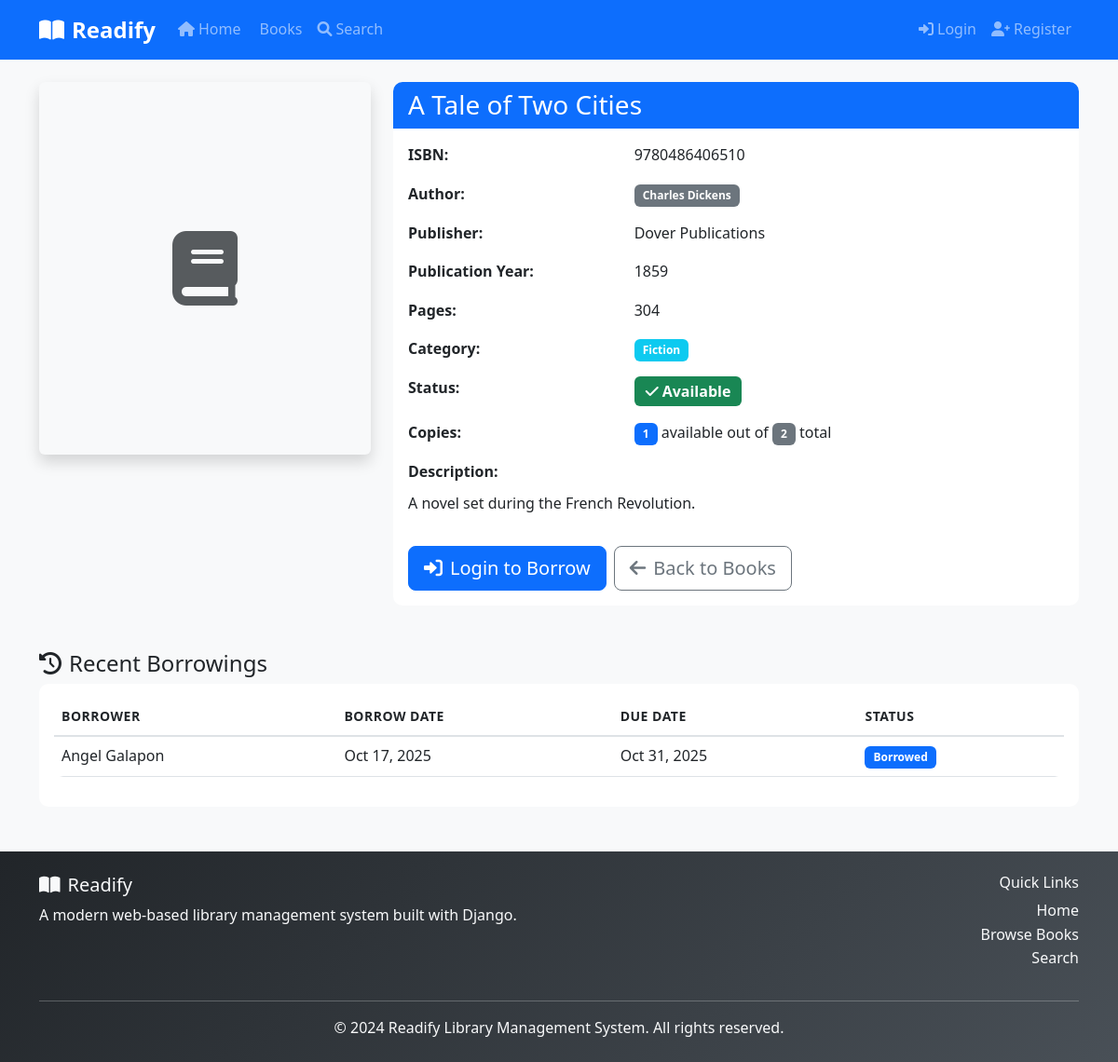
The page /books/6/ on the database its author committed.
### library/models.py (models this page shows, shortened)
class Book(models.Model):
    STATUS_CHOICES = [
        ('available', 'Available'),
        ('borrowed', 'Borrowed'),
        ('reserved', 'Reserved'),
        ('maintenance', 'Under Maintenance'),
    ]
    title = models.CharField(max_length=200)
    isbn = models.CharField(max_length=13, unique=True, help_text="13-character ISBN")
    authors = models.ManyToManyField(Author, related_name='books')
    category = models.ForeignKey(Category, on_delete=models.CASCADE, related_name='books')
    publisher = models.CharField(max_length=200)
    publication_year = models.IntegerField(
        validators=[MinValueValidator(1000), MaxValueValidator(2024)]
    )
    pages = models.IntegerField(validators=[MinValueValidator(1)])
    description = models.TextField(blank=True)
    cover_image = models.ImageField(upload_to='book_covers/', blank=True, null=True)
    status = models.CharField(max_length=20, choices=STATUS_CHOICES, default='available')
    total_copies = models.IntegerField(default=1, validators=[MinValueValidator(1)])
    available_copies = models.IntegerField(default=1, validators=[MinValueValidator(0)])
    price = models.DecimalField(max_digits=10, decimal_places=2, null=True, blank=True)
    created_at = models.DateTimeField(auto_now_add=True)
    updated_at = models.DateTimeField(auto_now=True)
    class Meta:
        ordering = ['title']
    @property
    def is_available(self):
        return self.available_copies > 0 and self.status == 'available'

class Author(models.Model):
    first_name = models.CharField(max_length=100)
    last_name = models.CharField(max_length=100)
    bio = models.TextField(blank=True)
    birth_date = models.DateField(null=True, blank=True)
    created_at = models.DateTimeField(auto_now_add=True)
    class Meta:
        ordering = ['last_name', 'first_name']
    @property
    def full_name(self):
        return f"{self.first_name} {self.last_name}"

class Category(models.Model):
    name = models.CharField(max_length=100, unique=True)
    description = models.TextField(blank=True)
    created_at = models.DateTimeField(auto_now_add=True)
    class Meta:
        verbose_name_plural = "Categories"

class Borrowing(models.Model):
    borrower = models.ForeignKey(Borrower, on_delete=models.CASCADE, related_name='borrowings')
    book = models.ForeignKey(Book, on_delete=models.CASCADE, related_name='borrowings')
    borrow_date = models.DateTimeField(auto_now_add=True)
    due_date = models.DateTimeField()
    return_date = models.DateTimeField(null=True, blank=True)
    status = models.CharField(
        max_length=20,
        choices=[
            ('borrowed', 'Borrowed'),
            ('returned', 'Returned'),
            ('overdue', 'Overdue'),
        ],
        default='borrowed'
    )
    notes = models.TextField(blank=True)
    class Meta:
        ordering = ['-borrow_date']
        unique_together = ['borrower', 'book', 'borrow_date']

class Borrower(models.Model):
    user = models.OneToOneField(User, on_delete=models.CASCADE, related_name='borrower')
    library_id = models.CharField(max_length=20, unique=True)
    phone = models.CharField(max_length=15, blank=True)
    address = models.TextField(blank=True)
    date_of_birth = models.DateField(null=True, blank=True)
    membership_date = models.DateTimeField(auto_now_add=True)
    is_active = models.BooleanField(default=True)
    max_books_allowed = models.IntegerField(default=5, validators=[MinValueValidator(1)])
    class Meta:
        ordering = ['user__last_name', 'user__first_name']
    @property
    def full_name(self):
        return self.user.get_full_name() or self.user.username

### library/views.py (the view, shortened to what this page needs)
# urls.py: path('books/<int:pk>/', views.BookDetailView.as_view(), name='book_detail'),
class BookDetailView(DetailView):
    model = Book
    template_name = 'library/book_detail.html'
    context_object_name = 'book'
    def get_context_data(self, **kwargs):
        context = super().get_context_data(**kwargs)
        book = self.get_object()
        can_borrow = False
        context.update({
            'can_borrow': can_borrow,
            'recent_borrowings': book.borrowings.order_by('-borrow_date')[:5],
            'has_reservation': False,
        })
        return context

### templates/library/book_detail.html (shortened to what this page needs)
{% extends 'base.html' %}
{% load static %}
{% block content %}
<div class="container mt-4">
    <div class="row">
        <div class="col-md-4">
            {% if book.cover_image %}
                <img src="{{ book.cover_image.url }}" class="img-fluid rounded shadow" alt="{{ book.title }}">
            {% else %}
                <div class="bg-light rounded shadow d-flex align-items-center justify-content-center" style="height: 400px;">
                    <i class="fas fa-book fa-5x text-muted"></i>
                </div>
            {% endif %}
        </div>
        <div class="col-md-8">
            <div class="card">
                <div class="card-header bg-primary text-white">
                    <h3 class="mb-0">{{ book.title }}</h3>
                </div>
                <div class="card-body">
                    <div class="row mb-3">
                        <div class="col-sm-4"><strong>ISBN:</strong></div>
                        <div class="col-sm-8">{{ book.isbn }}</div>
                    </div>
                    <div class="row mb-3">
                        <div class="col-sm-4"><strong>Author{{ book.authors.count|pluralize }}:</strong></div>
                        <div class="col-sm-8">
                            {% for author in book.authors.all %}
                                <span class="badge bg-secondary me-1">{{ author.full_name }}</span>
                            {% endfor %}
                        </div>
                    </div>
                    <div class="row mb-3">
                        <div class="col-sm-4"><strong>Publisher:</strong></div>
                        <div class="col-sm-8">{{ book.publisher }}</div>
                    </div>
                    <div class="row mb-3">
                        <div class="col-sm-4"><strong>Publication Year:</strong></div>
                        <div class="col-sm-8">{{ book.publication_year }}</div>
                    </div>
                    <div class="row mb-3">
                        <div class="col-sm-4"><strong>Pages:</strong></div>
                        <div class="col-sm-8">{{ book.pages }}</div>
                    </div>
                    <div class="row mb-3">
                        <div class="col-sm-4"><strong>Category:</strong></div>
                        <div class="col-sm-8">
                            <span class="badge bg-info">{{ book.category.name }}</span>
                        </div>
                    </div>
                    <div class="row mb-3">
                        <div class="col-sm-4"><strong>Status:</strong></div>
                        <div class="col-sm-8">
                            <span class="badge bg-{% if book.is_available %}success{% else %}secondary{% endif %} fs-6">
                                {% if book.is_available %}
                                    <i class="fas fa-check me-1"></i>Available
                                {% else %}
                                    <i class="fas fa-times me-1"></i>Unavailable
                                {% endif %}
                            </span>
                        </div>
                    </div>
                    <div class="row mb-3">
                        <div class="col-sm-4"><strong>Copies:</strong></div>
                        <div class="col-sm-8">
                            <span class="badge bg-primary">{{ book.available_copies }}</span> available out of
                            <span class="badge bg-secondary">{{ book.total_copies }}</span> total
                        </div>
                    </div>
                    {% if book.description %}
                    <div class="row mb-3">
                        <div class="col-12">
                            <strong>Description:</strong>
                            <p class="mt-2">{{ book.description }}</p>
                        </div>
                    </div>
                    {% endif %}
                    <div class="row">
                        <div class="col-12">
                            <div class="d-grid gap-2 d-md-flex">
                                {% if user.is_authenticated %}
                                    {% if can_borrow %}
                                        <a href="{% url 'library:borrow_book' book.id %}" class="btn btn-success btn-lg">
                                            <i class="fas fa-book-reader me-2"></i>Borrow Book
                                        </a>
                                    {% elif not book.is_available %}
                                        <button class="btn btn-secondary btn-lg" disabled>
                                            <i class="fas fa-times me-2"></i>Not Available
                                        </button>
                                    {% else %}
                                        <button class="btn btn-warning btn-lg" disabled>
                                            <i class="fas fa-exclamation-triangle me-2"></i>Borrowing Limit Reached
                                        </button>
                                    {% endif %}
                                    {% if not has_reservation and book.is_available %}
                                        <a href="{% url 'library:reserve_book' book.id %}" class="btn btn-outline-warning btn-lg">
                                            <i class="fas fa-bookmark me-2"></i>Reserve Book
                                        </a>
                                    {% elif has_reservation %}
                                        <button class="btn btn-outline-secondary btn-lg" disabled>
                                            <i class="fas fa-bookmark me-2"></i>Already Reserved
                                        </button>
                                    {% endif %}
                                {% else %}
                                    <a href="{% url 'library:login' %}" class="btn btn-primary btn-lg">
                                        <i class="fas fa-sign-in-alt me-2"></i>Login to Borrow
                                    </a>
                                {% endif %}
                                <a href="{% url 'library:book_list' %}" class="btn btn-outline-secondary btn-lg">
                                    <i class="fas fa-arrow-left me-2"></i>Back to Books
                                </a>
                            </div>
                        </div>
                    </div>
                </div>
            </div>
        </div>
    </div>
    {% if recent_borrowings %}
    <div class="row mt-5">
        <div class="col-12">
            <h4><i class="fas fa-history me-2"></i>Recent Borrowings</h4>
            <div class="card">
                <div class="card-body">
                    <div class="table-responsive">
                        <table class="table table-hover">
                            <thead>
                                <tr>
                                    <th>Borrower</th>
                                    <th>Borrow Date</th>
                                    <th>Due Date</th>
                                    <th>Status</th>
                                </tr>
                            </thead>
                            <tbody>
                                {% for borrowing in recent_borrowings %}
                                    <tr>
                                        <td>{{ borrowing.borrower.full_name }}</td>
                                        <td>{{ borrowing.borrow_date|date:"M d, Y" }}</td>
                                        <td>{{ borrowing.due_date|date:"M d, Y" }}</td>
                                        <td>
                                            <span class="badge bg-{% if borrowing.status == 'borrowed' %}primary{% elif borrowing.status == 'returned' %}success{% else %}warning{% endif %}">
                                                {{ borrowing.get_status_display }}
                                            </span>
                                        </td>
                                    </tr>
                                {% endfor %}
                            </tbody>
                        </table>
                    </div>
                </div>
            </div>
        </div>
    </div>
    {% endif %}
</div>
{% endblock %}

### static/css/style.css (style rules this page uses)
:root { --primary-color: #0d6efd; --secondary-color: #6c757d; --success-color: #198754; --danger-color: #dc3545; --warning-color: #ffc107; --info-color: #0dcaf0; --light-color: #f8f9fa; --dark-color: #212529; }
body { font-family: 'Segoe UI', Tahoma, Geneva, Verdana, sans-serif; line-height: 1.6; background-color: #f8f9fa; }
.card { border: none; border-radius: 10px; transition: transform 0.3s ease, box-shadow 0.3s ease; }
.card-header { border-radius: 10px 10px 0 0 !important; border-bottom: none; }
.btn { border-radius: 8px; font-weight: 500; transition: all 0.3s ease; }
.table { border-radius: 10px; overflow: hidden; }
.table thead th { border-bottom: 2px solid #dee2e6; font-weight: 600; text-transform: uppercase; font-size: 0.875rem; letter-spacing: 0.5px; }
.badge { font-size: 0.75rem; padding: 0.5em 0.75em; border-radius: 6px; }

### rows shown on the page
Book: title "A Tale of Two Cities", isbn "9780486406510", publisher "Dover Publications", publication_year "1859", pages "304", category.name "Fiction", available_copies "1", total_copies "2", description "A novel set during the French Revolution."
Author: full_name "Charles Dickens"
Borrowing: borrower.full_name "Angel Galapon", borrow_date "Oct 17, 2025", due_date "Oct 31, 2025", status "Borrowed"
